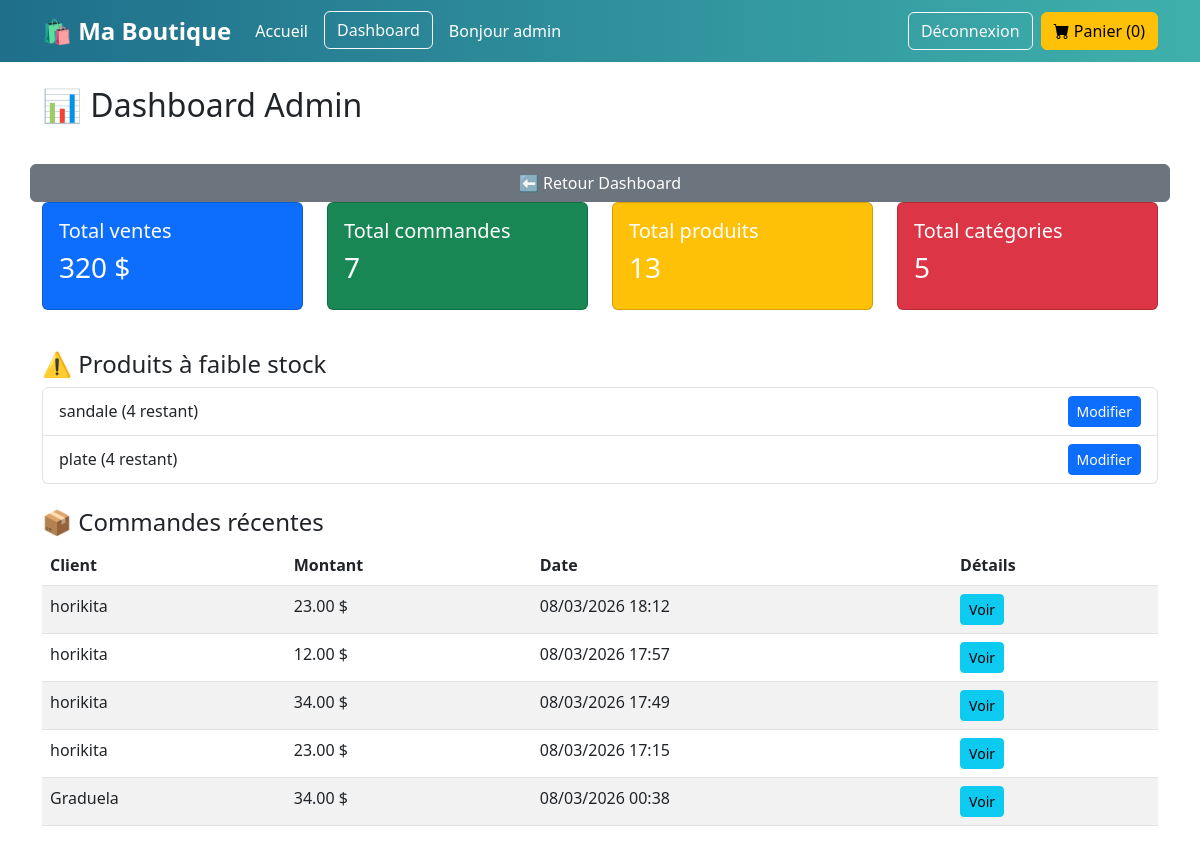
The page /dashboard/ (signed in) on the database its author committed.
### trade/models.py (models this page shows, shortened)
class Product(models.Model):
    category = models.ForeignKey(Category, on_delete=models.CASCADE)
    name = models.CharField(max_length=200)
    description = models.TextField()
    price = models.DecimalField(max_digits=8, decimal_places=2)
    stock = models.PositiveIntegerField(default=0)
    image = models.ImageField(upload_to='products/')

class Order(models.Model):
    full_name = models.CharField(max_length=200)
    address = models.TextField()
    city = models.CharField(max_length=100)
    phone = models.CharField(max_length=20)
    total_amount = models.DecimalField(max_digits=10, decimal_places=2)
    created_at = models.DateTimeField(auto_now_add=True)
    user = models.ForeignKey(User, on_delete=models.CASCADE, null=True, blank=True)

### trade/views.py (the view)
# urls.py: path('dashboard/', views.dashboard, name='dashboard'),
@staff_member_required
def dashboard(request):
    total_ventes = Order.objects.aggregate(total=Sum('total_amount'))['total'] or 0
    total_commandes = Order.objects.count()
    total_produits = Product.objects.count()
    produits_faible_stock = Product.objects.filter(stock__lte=5)
    total_categories = Category.objects.count()
    commandes_recentes = Order.objects.order_by('-created_at')[:5]  # 5 dernières commandes
    context = {
        'total_ventes': total_ventes,
        'total_commandes': total_commandes,
        'total_produits': total_produits,
        'produits_faible_stock': produits_faible_stock,
        'total_categories': total_categories,
        'commandes_recentes': commandes_recentes,
    }
    return render(request, 'trade/dashboard.html', context)

### trade/templates/trade/dashboard.html
{% extends 'trade/base.html' %}
{% block content %}
<h2>📊 Dashboard Admin</h2>
<div class="row mt-4">
    <a href="{% url 'main_dashboard' %}" class="btn btn-secondary mt-3">⬅ Retour Dashboard</a>
    <div class="col-md-3">
        <div class="card bg-primary text-white p-3 mb-3">
            <h5>Total ventes</h5>
            <h3>{{ total_ventes }} $</h3>
        </div>
    </div>
    <div class="col-md-3">
        <div class="card bg-success text-white p-3 mb-3">
            <h5>Total commandes</h5>
            <h3>{{ total_commandes }}</h3>
        </div>
    </div>
    <div class="col-md-3">
        <div class="card bg-warning text-white p-3 mb-3">
            <h5>Total produits</h5>
            <h3>{{ total_produits }}</h3>
        </div>
    </div>
    <div class="col-md-3">
        <div class="card bg-danger text-white p-3 mb-3">
            <h5>Total catégories</h5>
            <h3>{{ total_categories }}</h3>
        </div>
    </div>
</div>
<h4 class="mt-4">⚠️ Produits à faible stock</h4>
{% if produits_faible_stock %}
<ul class="list-group mb-3">
    {% for product in produits_faible_stock %}
    <li class="list-group-item d-flex justify-content-between align-items-center">
        {{ product.name }} ({{ product.stock }} restant)
        <a href="{% url 'admin:trade_product_change' product.id %}" class="btn btn-sm btn-primary">Modifier</a>
    </li>
    {% endfor %}
</ul>
{% else %}
<p>Tous les produits ont suffisamment de stock.</p>
{% endif %}
<h4 class="mt-4">📦 Commandes récentes</h4>
{% if commandes_recentes %}
<table class="table table-striped">
    <thead>
        <tr>
            <th>Client</th>
            <th>Montant</th>
            <th>Date</th>
            <th>Détails</th>
        </tr>
    </thead>
    <tbody>
        {% for order in commandes_recentes %}
        <tr>
            <td>{{ order.full_name }}</td>
            <td>{{ order.total_amount }} $</td>
            <td>{{ order.created_at|date:"d/m/Y H:i" }}</td>
            <td><a href="{% url 'admin:trade_order_change' order.id %}" class="btn btn-sm btn-info">Voir</a></td>
        </tr>
        {% endfor %}
    </tbody>
</table>
{% else %}
<p>Aucune commande récente.</p>
{% endif %}
{% endblock %}

### trade/templates/trade/navbar.html (shortened to what this page needs)
<!DOCTYPE html>
<html>
<head>
    <link href="https://cdn.jsdelivr.net/npm/bootstrap@5.3.0/dist/css/bootstrap.min.css" rel="stylesheet">
    <link href="https://cdn.jsdelivr.net/npm/bootstrap-icons@1.10.5/font/bootstrap-icons.css" rel="stylesheet">
</head>
<body>
<nav class="navbar navbar-expand-lg navbar-custom">
  <div class="container">
    <a class="navbar-brand" href="/">🛍 Ma Boutique</a>
    <div class="collapse navbar-collapse" id="menu">
        <ul class="navbar-nav me-auto mb-2 mb-lg-0">
            <li class="nav-item">
                <a class="nav-link" href="/">Accueil</a>
            </li>
            {% if user.is_staff %}
            <li class="nav-item">
                <a href="{% url 'main_dashboard' %}" class="btn btn-outline-light btn-custom">Dashboard</a>
            </li>
            {% endif %}
            {% if user.is_authenticated %}
            <li class="nav-item">
                <span class="nav-link">Bonjour {{ user.username }}</span>
            </li>
            {% endif %}
        </ul>
        <div class="d-flex align-items-center gap-2">
            {% if user.is_authenticated %}
                <a href="{% url 'logout' %}" class="btn btn-outline-light btn-custom">Déconnexion</a>
            {% else %}
                <a href="{% url 'login' %}" class="btn btn-outline-light btn-custom">Connexion</a>
                <a href="{% url 'signup' %}" class="btn btn-light btn-custom">Inscription</a>
            {% endif %}
            <a href="{% url 'cart_detail' %}" class="btn btn-warning btn-custom">
                <i class="bi bi-cart-fill"></i> Panier ({{ request.session.cart|length|default:0 }})
            </a>
        </div>
    </div>
  </div>
</nav>
</body>
</html>

### trade/templates/trade/navbar.html (style rules this page uses)
.navbar-custom { background: linear-gradient(90deg, #1f6f8b, #3fb0ac); }
.navbar-custom .nav-link { color: #fff; font-weight: 500; transition: color 0.3s; }
.navbar-brand { font-weight: 700; color: #fff; font-size: 1.5rem; }
.btn-custom { transition: all 0.3s; }
.navbar-nav { gap: 0.5rem; }

### rows shown on the page
Product: name "sandale", stock "4"
Product: name "plate", stock "4"
Order: full_name "horikita", total_amount "23.00", created_at "08/03/2026 18:12"
Order: full_name "horikita", total_amount "12.00", created_at "08/03/2026 17:57"
Order: full_name "horikita", total_amount "34.00", created_at "08/03/2026 17:49"
Order: full_name "horikita", total_amount "23.00", created_at "08/03/2026 17:15"
Order: full_name "Graduela", total_amount "34.00", created_at "08/03/2026 00:38"

### other values the page prints
{{ user.username }} "admin"
{{ request.session.cart|length|default:0 }} "0"
{{ total_ventes }} "320"
{{ total_commandes }} "7"
{{ total_produits }} "13"
{{ total_categories }} "5"
